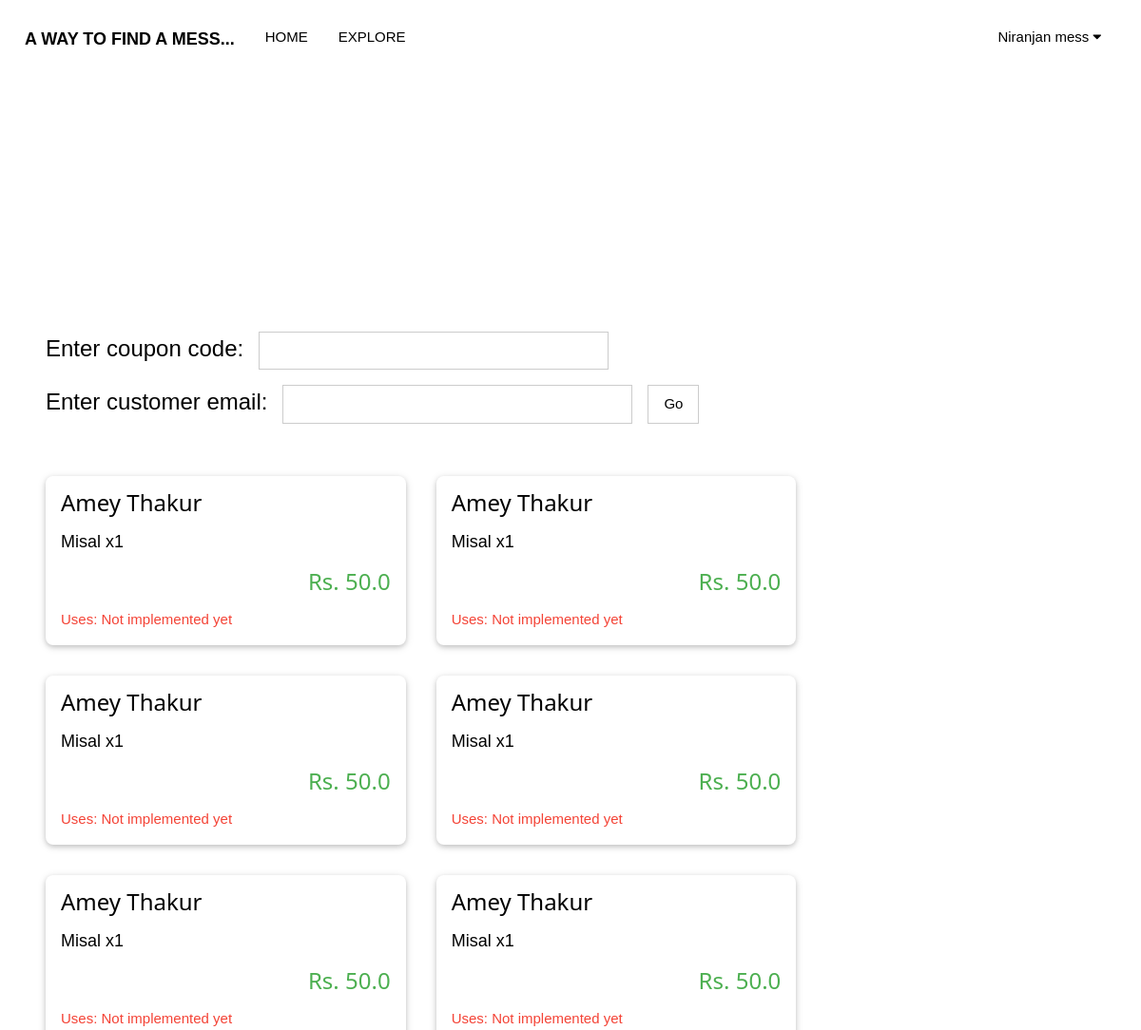
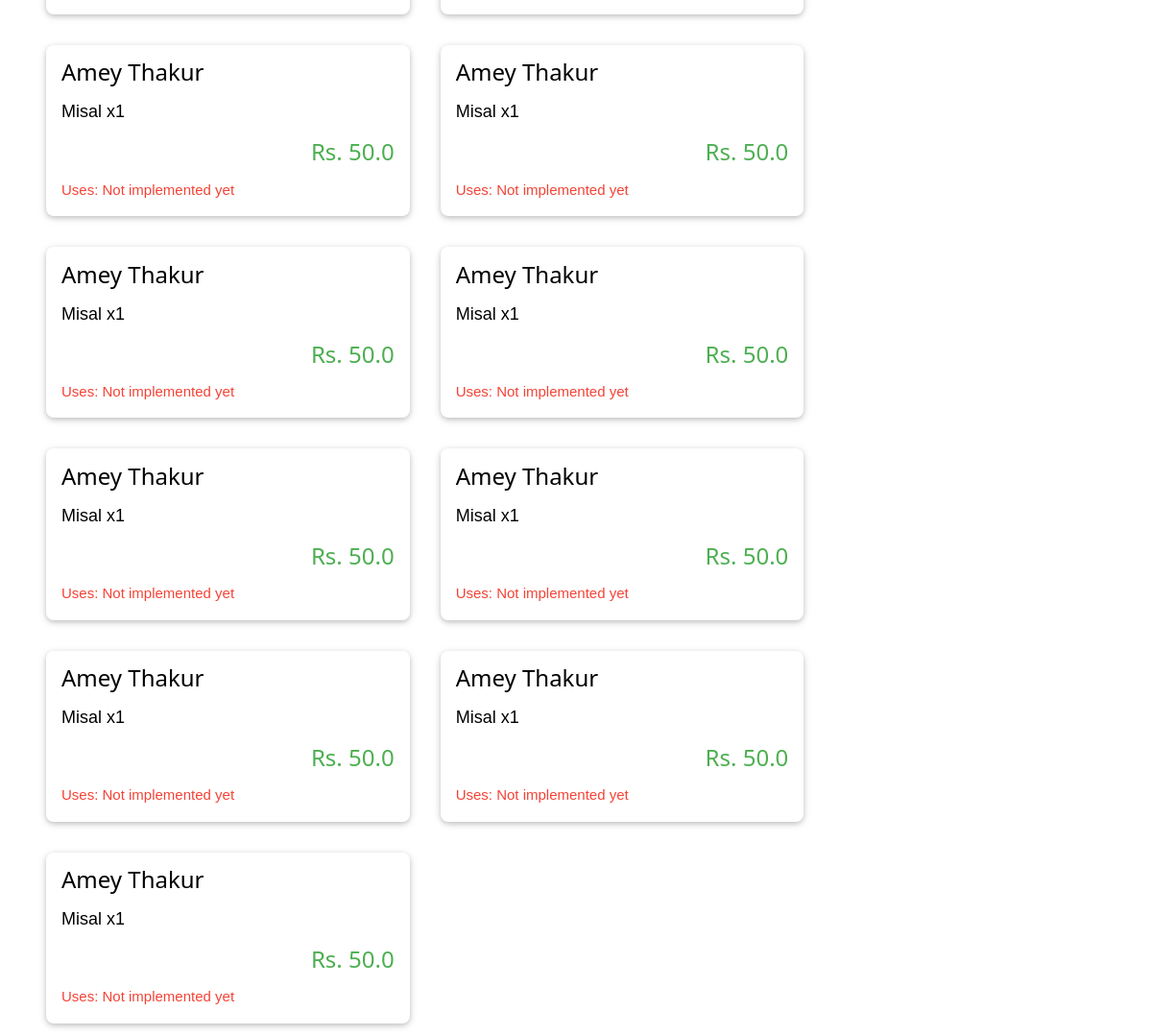
Screenshot of /user/orders (signed in) with the database file from the repository (2 pictures, top to bottom).
### main.py (models this page shows)
class RestaurantsDB(db.Model):
	id = db.Column(db.Integer, primary_key=True, unique=True)
	name = db.Column(db.String(80))
	menu = db.Column(db.String(80))
	address = db.Column(db.String(80))
	phone = db.Column(db.String(20))
	opening_timing = db.Column(db.String(80))
	closing_timing = db.Column(db.String(80))
	tags = db.Column(db.String(80))
	owner = db.Column(db.Integer)
	images = db.relationship('ImagesDB', backref='parent_rest')
	monthly_items = db.Column(db.String(300))
	vegetarian = db.Column(db.Boolean)
	average_cost = db.Column(db.Float)
	orders = db.Column(db.String)
	main_menu_name = db.Column(db.String)
	main_menu_price = db.Column(db.Float)

class BillsDB(db.Model):
	id = db.Column(db.Integer, primary_key=True, unique=True)
	creator = db.Column(db.Integer, nullable=False)
	subscriber = db.Column(db.Integer, nullable=False)
	total_price = db.Column(db.Float, nullable=False)
	timestamp = db.Column(db.String, nullable=False)
	active = db.Column(db.Boolean, nullable=False)
	coupon = db.Column(db.String, nullable=False)

class OrdersDB(db.Model):
	id = db.Column(db.Integer, primary_key=True, unique=True)
	bill_id = db.Column(db.Integer, nullable=False)
	item = db.Column(db.String, nullable=False)
	quantity = db.Column(db.Integer, nullable=False)
	price = db.Column(db.Float, nullable=False)

### main.py (the view, shortened to what this page needs)
@app.route("/user/orders", methods=["POST", "GET"])
def orders():
	order_list = []
	if "user" in session:
		loggedIn = [session["username"], session["account_type"]]
		currentUser = UsersDB.query.filter_by(email=session["user"]).first()
		if not currentUser:
			flash("Please login again!!", "error")
			return redirect(url_for("logout"))
		if currentUser.account_type == "Regular":
			flash("Permission denied (You don't have a business account)!!", "error")
			return redirect(url_for("subscriptions", logged_in=[session["username"], session["account_type"]]))
		currentRest = RestaurantsDB.query.filter_by(owner=currentUser.id).first()
		selected_list = []
		if currentRest:
			order_dict = {}
			currentBills = BillsDB.query.filter_by(creator=currentRest.id, active=0b1).all()
			if currentBills:
				order_list = []
				currentBills = BillsDB.query.filter_by(creator=currentRest.id, active=0b1).all()
				for bill in currentBills:
					if bill:
						order_user = UsersDB.query.filter_by(id=bill.subscriber).first()
						if order_user:
							end_date = datetime.strptime(bill.timestamp, '%Y-%m-%d %H:%M:%S.%f') +timedelta(days=1)
							bill_orders = OrdersDB.query.filter_by(bill_id=bill.id).all()
							items = []
							for order in bill_orders:
								items.append([order.item, order.quantity, order.price])
					order_list.append([bill.id,  f"{order_user.first_name} {order_user.last_name}", items, bill.total_price, bill.active])
			else:
				flash("No active orders")
		else:
			flash("Please fill in your restaurant details in 'Manage your business'", "error")
	else:
		loggedIn = None
	return render_template("orders.html", logged_in=loggedIn, selected_list=selected_list, order_list=order_list)

### templates/orders.html (shortened to what this page needs)
{% extends "base.html" %}
{% block content %}
<div class="w3-container">
	<form method="post">
		<div class="w3-container w3-margin-top w3-padding">
			<div class="w3-container w3-margin-bottom">
				<div class="w3-xlarge w3-left w3-margin-right">Enter coupon code:</div>
				<input type="text" class="w3-input w3-third w3-border" name="text_coupon_code" value="" />
			</div>
			<div class="w3-container w3-margin-bottom">
				<div class="w3-xlarge w3-left w3-margin-right">Enter customer email:</div>
				<input type="text" class="w3-input w3-third w3-border" name="text_customer_email" value="" pattern="[a-z0-9._%+-]+@[a-z0-9.-]+\.[a-z]{2,}$" />
				<input type="submit" class="w3-button w3-border w3-margin-left w3-hover-green" name="button_submit" value="Go"/>
			</div>
		</div>
	</form>
	<div class="w3-container">
		{% for order in order_list %}
			<div class="w3-card w3-round-large w3-third w3-margin w3-hover-shadow">
				<div class="w3-container">
					<h3>{{order[1]}}</h3>
					{% for item in order[2] %}
						<div class="w3-text-black w3-large">
							{{item[0]}} x{{item[1]}}
						</div>
					{% endfor %}
					<h3 class="w3-text-green w3-right">Rs. {{order[3]}}</h3>
				</div>
				<footer class="w3-container w3-margin-bottom">
					<div class="w3-text-red">Uses: Not implemented yet</div>
				</footer>
			</div>
		{% endfor %}
	</div>
{% endblock %}

### templates/base.html (shortened to what this page needs)
<html>
<head>
	<link rel="stylesheet" href="{{ url_for('static', filename='style/base.css') }}">
	<link rel="stylesheet" href="{{ url_for('static', filename='style/w3css.css')}}">
    <link rel="stylesheet" href="https://cdnjs.cloudflare.com/ajax/libs/font-awesome/4.7.0/css/font-awesome.min.css">
</head>
<body>
<div class="w3-bar navbar w3-acp-dark-white"style="height: 15vh;display:block;justify-content:space-between;overflow: hidden;align-items: center;text-transform: uppercase;padding: 20px 10px !important;">
	<p class="w3-bar-item w3-large" style="margin: 0"><b>A Way To Find A Mess...</b></p>
	<a href="/home" class="w3-bar-item w3-button">Home</a>
	<a href="/search?text_query_name=" class="w3-bar-item w3-button">Explore</a>
	{% if logged_in %}
		<div class="w3-dropdown-click w3-right w3-margin-right">
			<button class="w3-button" onclick="displayUserSettings()">
				{{ logged_in[0] }} <i class="fa fa-caret-down"></i>
			</button>
		</div>
	{% else %}
		<button class="w3-bar-item w3-button w3-right w3-hover-blue" onclick="document.getElementById('signup_modal').style.display='block'">Register</a>
		<button class="w3-bar-item w3-button w3-right  w3-hover-green" onclick="document.getElementById('login_modal').style.display='block'">Login</a>
	{% endif %}
</div>
<main>
	{% block content %}{% endblock %}
</main>
</body>
</html>

### static/style/w3css.css (style rules this page uses)
html { box-sizing:border-box }
*,*:before,*:after { box-sizing:inherit }
html { -ms-text-size-adjust:100%;-webkit-text-size-adjust:100% }
body { margin:0 }
article,aside,details,figcaption,figure,footer,header,main,menu,nav,section { display:block }
a { background-color:transparent }
b,strong { font-weight:bolder }
button,input,select,textarea,optgroup { font:inherit;margin:0 }
button,input { overflow:visible }
button,select { text-transform:none }
button,[type=button],[type=reset],[type=submit] { -webkit-appearance:button }
html,body { font-family:Verdana,sans-serif;font-size:15px;line-height:1.5 }
html { overflow-x:hidden }
h3 { font-size:24px }
h1,h2,h3,h4,h5,h6 { font-family:"Segoe UI",Arial,sans-serif;font-weight:400;margin:10px 0 }
a { color:inherit }
.w3-btn,.w3-button { border:none;display:inline-block;padding:8px 16px;vertical-align:middle;overflow:hidden;text-decoration:none;color:inherit;background-color:inherit;text-align:center;cursor:pointer;white-space:nowrap }
.w3-btn,.w3-button { -webkit-touch-callout:none;-webkit-user-select:none;-khtml-user-select:none;-moz-user-select:none;-ms-user-select:none;user-select:none }
.w3-input { padding:8px;display:block;border:none;border-bottom:1px solid #ccc;width:100% }
.w3-dropdown-click,.w3-dropdown-hover { position:relative;display:inline-block;cursor:pointer }
.w3-bar { width:100%;overflow:hidden }
.w3-bar .w3-bar-item { padding:8px 16px;float:left;width:auto;border:none;display:block;outline:0 }
.w3-bar .w3-dropdown-hover,.w3-bar .w3-dropdown-click { position:static;float:left }
.w3-bar .w3-button { white-space:normal }
.w3-container:after,.w3-container:before,.w3-panel:after,.w3-panel:before,.w3-row:after,.w3-row:before,.w3-row-padding:after,.w3-row-padding:before, .w3-cell-row:before,.w3-cell-row:after,.w3-clear:after,.w3-clear:before,.w3-bar:before,.w3-bar:after { content:"";display:table;clear:both }
.w3-col,.w3-half,.w3-third,.w3-twothird,.w3-threequarter,.w3-quarter { float:left;width:100% }
@media (min-width:601px) { .w3-col.m4,.w3-third { width:33.33333% } }
.w3-round-large { border-radius:8px }
.w3-container,.w3-panel { padding:0.01em 16px }
.w3-card,.w3-card-2 { box-shadow:0 2px 5px 0 rgba(0,0,0,0.16),0 2px 10px 0 rgba(0,0,0,0.12) }
.w3-large { font-size:18px!important }
.w3-xlarge { font-size:24px!important }
.w3-border { border:1px solid #ccc!important }
.w3-margin { margin:16px!important }
.w3-margin-top { margin-top:16px!important }
.w3-margin-bottom { margin-bottom:16px!important }
.w3-margin-left { margin-left:16px!important }
.w3-margin-right { margin-right:16px!important }
.w3-padding { padding:8px 16px!important }
.w3-left { float:left!important }
.w3-right { float:right!important }
.w3-text-green,.w3-hover-text-green:hover { color:#4CAF50!important }
.w3-text-red,.w3-hover-text-red:hover { color:#f44336!important }
.w3-text-black,.w3-hover-text-black:hover { color:#000!important }

### rows the page displays
RestaurantsDB: name "Niranjan mess"
BillsDB: order "Amey Thakur", total_price "50.0"
OrdersDB: item "Misal", bill "1"
BillsDB: order "Amey Thakur", total_price "50.0"
OrdersDB: item "Misal", quantity "1"
BillsDB: order "Amey Thakur", total_price "50.0"
OrdersDB: item "Misal", quantity "1"
BillsDB: order "Amey Thakur", total_price "50.0"
OrdersDB: item "Misal", quantity "1"
BillsDB: order "Amey Thakur", total_price "50.0"
OrdersDB: item "Misal", quantity "1"
BillsDB: order "Amey Thakur", total_price "50.0"
OrdersDB: item "Misal", quantity "1"
BillsDB: order "Amey Thakur", total_price "50.0"
OrdersDB: item "Misal", quantity "1"
BillsDB: order "Amey Thakur", total_price "50.0"
OrdersDB: item "Misal", quantity "1"
BillsDB: order "Amey Thakur", total_price "50.0"
OrdersDB: item "Misal", quantity "1"
BillsDB: order "Amey Thakur", total_price "50.0"
OrdersDB: item "Misal", quantity "1"
BillsDB: order "Amey Thakur", total_price "50.0"
OrdersDB: item "Misal", quantity "1"
BillsDB: order "Amey Thakur", total_price "50.0"
OrdersDB: item "Misal", quantity "1"
BillsDB: order "Amey Thakur", total_price "50.0"
OrdersDB: item "Misal", quantity "1"
BillsDB: order "Amey Thakur", total_price "50.0"
OrdersDB: item "Misal", quantity "1"
BillsDB: order "Amey Thakur", total_price "50.0"
OrdersDB: item "Misal", quantity "1"
